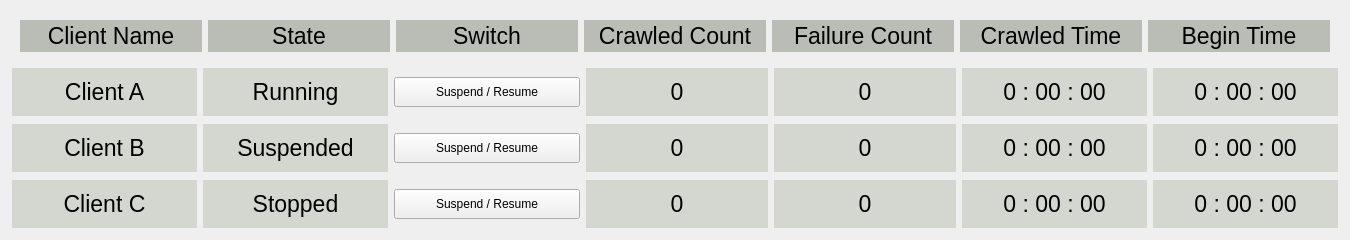
       <widget class="QWidget" name="client_grid">
        <property name="geometry">
         <rect>
          <x>0</x>
          <y>0</y>
          <width>1346</width>
          <height>236</height>
         </rect>
        </property>
        <layout class="QGridLayout" name="gridLayout_3">
         <item row="2" column="0">
          <widget class="QWidget" name="client2_widget" native="true">
           <property name="sizePolicy">
            <sizepolicy hsizetype="Preferred" vsizetype="Fixed">
             <horstretch>0</horstretch>
             <verstretch>0</verstretch>
            </sizepolicy>
           </property>
           <property name="minimumSize">
            <size>
             <width>0</width>
             <height>50</height>
            </size>
           </property>
           <layout class="QHBoxLayout" name="horizontalLayout_20">
            <property name="leftMargin">
             <number>1</number>
            </property>
            <property name="topMargin">
             <number>1</number>
            </property>
            <property name="rightMargin">
             <number>1</number>
            </property>
            <property name="bottomMargin">
             <number>1</number>
            </property>
            <item>
             <widget class="QLabel" name="client2_name">
              <property name="minimumSize">
               <size>
                <width>182</width>
                <height>0</height>
               </size>
              </property>
              <property name="font">
               <font>
                <pointsize>17</pointsize>
               </font>
              </property>
              <property name="styleSheet">
               <string notr="true">background-color: rgb(211, 215, 207);</string>
              </property>
              <property name="text">
               <string>Client B</string>
              </property>
              <property name="alignment">
               <set>Qt::AlignCenter</set>
              </property>
             </widget>
            </item>
            <item>
             <widget class="QLabel" name="client2_state">
              <property name="minimumSize">
               <size>
                <width>182</width>
                <height>0</height>
               </size>
              </property>
              <property name="font">
               <font>
                <pointsize>17</pointsize>
               </font>
              </property>
              <property name="styleSheet">
               <string notr="true">background-color: rgb(211, 215, 207);</string>
              </property>
              <property name="text">
               <string>Suspended</string>
              </property>
              <property name="alignment">
               <set>Qt::AlignCenter</set>
              </property>
             </widget>
            </item>
            <item>
             <widget class="QPushButton" name="client2_switch">
              <property name="minimumSize">
               <size>
                <width>182</width>
                <height>30</height>
               </size>
              </property>
              <property name="text">
               <string>Suspend / Resume</string>
              </property>
             </widget>
            </item>
            <item>
             <widget class="QLabel" name="client2_crawled_count">
              <property name="sizePolicy">
               <sizepolicy hsizetype="Fixed" vsizetype="Preferred">
                <horstretch>0</horstretch>
                <verstretch>0</verstretch>
               </sizepolicy>
              </property>
              <property name="minimumSize">
               <size>
                <width>182</width>
                <height>0</height>
               </size>
              </property>
              <property name="font">
               <font>
                <pointsize>17</pointsize>
               </font>
              </property>
              <property name="styleSheet">
               <string notr="true">background-color: rgb(211, 215, 207);</string>
              </property>
              <property name="text">
               <string>0</string>
              </property>
              <property name="alignment">
               <set>Qt::AlignCenter</set>
              </property>
             </widget>
            </item>
            <item>
             <widget class="QLabel" name="client2_failure_count">
              <property name="sizePolicy">
               <sizepolicy hsizetype="Fixed" vsizetype="Preferred">
                <horstretch>0</horstretch>
                <verstretch>0</verstretch>
               </sizepolicy>
              </property>
              <property name="minimumSize">
               <size>
                <width>182</width>
                <height>0</height>
               </size>
              </property>
              <property name="font">
               <font>
                <pointsize>17</pointsize>
               </font>
              </property>
              <property name="styleSheet">
               <string notr="true">background-color: rgb(211, 215, 207);</string>
              </property>
              <property name="text">
               <string>0</string>
              </property>
              <property name="alignment">
               <set>Qt::AlignCenter</set>
              </property>
             </widget>
            </item>
            <item>
             <widget class="QLabel" name="client2_crawled_time">
              <property name="minimumSize">
               <size>
                <width>182</width>
                <height>0</height>
               </size>
              </property>
              <property name="font">
               <font>
                <pointsize>17</pointsize>
               </font>
              </property>
              <property name="styleSheet">
               <string notr="true">background-color: rgb(211, 215, 207);</string>
              </property>
              <property name="text">
               <string>0 : 00 : 00</string>
              </property>
              <property name="alignment">
               <set>Qt::AlignCenter</set>
              </property>
             </widget>
            </item>
            <item>
             <widget class="QLabel" name="client2_begin_time">
              <property name="minimumSize">
               <size>
                <width>182</width>
                <height>0</height>
               </size>
              </property>
              <property name="font">
               <font>
                <pointsize>17</pointsize>
               </font>
              </property>
              <property name="styleSheet">
               <string notr="true">background-color: rgb(211, 215, 207);</string>
              </property>
              <property name="text">
               <string>0 : 00 : 00</string>
              </property>
              <property name="alignment">
               <set>Qt::AlignCenter</set>
              </property>
             </widget>
            </item>
           </layout>
          </widget>
         </item>
         <item row="0" column="0">
          <widget class="QWidget" name="client_text_widget" native="true">
           <property name="sizePolicy">
            <sizepolicy hsizetype="Preferred" vsizetype="Fixed">
             <horstretch>0</horstretch>
             <verstretch>0</verstretch>
            </sizepolicy>
           </property>
           <property name="minimumSize">
            <size>
             <width>0</width>
             <height>50</height>
            </size>
           </property>
           <layout class="QHBoxLayout" name="horizontalLayout_18">
            <item>
             <widget class="QLabel" name="client_name_text">
              <property name="minimumSize">
               <size>
                <width>182</width>
                <height>0</height>
               </size>
              </property>
              <property name="font">
               <font>
                <pointsize>17</pointsize>
               </font>
              </property>
              <property name="styleSheet">
               <string notr="true">background-color: rgb(186, 189, 182);</string>
              </property>
              <property name="text">
               <string>Client Name</string>
              </property>
              <property name="alignment">
               <set>Qt::AlignCenter</set>
              </property>
             </widget>
            </item>
            <item>
             <widget class="QLabel" name="client_state_text">
              <property name="minimumSize">
               <size>
                <width>182</width>
                <height>0</height>
               </size>
              </property>
              <property name="font">
               <font>
                <pointsize>17</pointsize>
               </font>
              </property>
              <property name="styleSheet">
               <string notr="true">background-color: rgb(186, 189, 182);</string>
              </property>
              <property name="text">
               <string>State</string>
              </property>
              <property name="alignment">
               <set>Qt::AlignCenter</set>
              </property>
             </widget>
            </item>
            <item>
             <widget class="QLabel" name="client_switch_text">
              <property name="minimumSize">
               <size>
                <width>182</width>
                <height>0</height>
               </size>
              </property>
              <property name="font">
               <font>
                <pointsize>17</pointsize>
               </font>
              </property>
              <property name="styleSheet">
               <string notr="true">background-color: rgb(186, 189, 182);</string>
              </property>
              <property name="text">
               <string>Switch</string>
              </property>
              <property name="alignment">
               <set>Qt::AlignCenter</set>
              </property>
             </widget>
            </item>
            <item>
             <widget class="QLabel" name="client_crawl_cnt_text">
              <property name="sizePolicy">
               <sizepolicy hsizetype="Fixed" vsizetype="Preferred">
                <horstretch>0</horstretch>
                <verstretch>0</verstretch>
               </sizepolicy>
              </property>
              <property name="minimumSize">
               <size>
                <width>182</width>
                <height>0</height>
               </size>
              </property>
              <property name="font">
               <font>
                <pointsize>17</pointsize>
               </font>
              </property>
              <property name="styleSheet">
               <string notr="true">background-color: rgb(186, 189, 182);</string>
              </property>
              <property name="text">
               <string>Crawled Count</string>
              </property>
              <property name="alignment">
               <set>Qt::AlignCenter</set>
              </property>
             </widget>
            </item>
            <item>
             <widget class="QLabel" name="client_failure_cnt_text">
              <property name="minimumSize">
               <size>
                <width>182</width>
                <height>0</height>
               </size>
              </property>
              <property name="font">
               <font>
                <pointsize>17</pointsize>
               </font>
              </property>
              <property name="styleSheet">
               <string notr="true">background-color: rgb(186, 189, 182);</string>
              </property>
              <property name="text">
               <string>Failure Count</string>
              </property>
              <property name="alignment">
               <set>Qt::AlignCenter</set>
              </property>
             </widget>
            </item>
            <item>
             <widget class="QLabel" name="client_crawled_time_text">
              <property name="sizePolicy">
               <sizepolicy hsizetype="Fixed" vsizetype="Preferred">
                <horstretch>0</horstretch>
                <verstretch>0</verstretch>
               </sizepolicy>
              </property>
              <property name="minimumSize">
               <size>
                <width>182</width>
                <height>0</height>
               </size>
              </property>
              <property name="font">
               <font>
                <pointsize>17</pointsize>
               </font>
              </property>
              <property name="styleSheet">
               <string notr="true">background-color: rgb(186, 189, 182);</string>
              </property>
              <property name="text">
               <string>Crawled Time</string>
              </property>
              <property name="alignment">
               <set>Qt::AlignCenter</set>
              </property>
             </widget>
            </item>
            <item>
             <widget class="QLabel" name="client_begin_time_text">
              <property name="sizePolicy">
               <sizepolicy hsizetype="Fixed" vsizetype="Preferred">
                <horstretch>0</horstretch>
                <verstretch>0</verstretch>
               </sizepolicy>
              </property>
              <property name="minimumSize">
               <size>
                <width>182</width>
                <height>0</height>
               </size>
              </property>
              <property name="font">
               <font>
                <pointsize>17</pointsize>
               </font>
              </property>
              <property name="styleSheet">
               <string notr="true">background-color: rgb(186, 189, 182);</string>
              </property>
              <property name="text">
               <string>Begin Time</string>
              </property>
              <property name="alignment">
               <set>Qt::AlignCenter</set>
              </property>
             </widget>
            </item>
           </layout>
          </widget>
         </item>
         <item row="3" column="0">
          <widget class="QWidget" name="client3_widget" native="true">
           <property name="sizePolicy">
            <sizepolicy hsizetype="Preferred" vsizetype="Fixed">
             <horstretch>0</horstretch>
             <verstretch>0</verstretch>
            </sizepolicy>
           </property>
           <property name="minimumSize">
            <size>
             <width>0</width>
             <height>50</height>
            </size>
           </property>
           <layout class="QHBoxLayout" name="horizontalLayout_21">
            <property name="leftMargin">
             <number>1</number>
            </property>
            <property name="topMargin">
             <number>1</number>
            </property>
            <property name="rightMargin">
             <number>1</number>
            </property>
            <property name="bottomMargin">
             <number>1</number>
            </property>
            <item>
             <widget class="QLabel" name="client3_name">
              <property name="minimumSize">
               <size>
                <width>182</width>
                <height>0</height>
               </size>
              </property>
              <property name="font">
               <font>
                <pointsize>17</pointsize>
               </font>
              </property>
              <property name="styleSheet">
               <string notr="true">background-color: rgb(211, 215, 207);</string>
              </property>
              <property name="text">
               <string>Client C</string>
              </property>
              <property name="alignment">
               <set>Qt::AlignCenter</set>
              </property>
             </widget>
            </item>
            <item>
             <widget class="QLabel" name="client3_state">
              <property name="minimumSize">
               <size>
                <width>182</width>
                <height>0</height>
               </size>
              </property>
              <property name="font">
               <font>
                <pointsize>17</pointsize>
               </font>
              </property>
              <property name="styleSheet">
               <string notr="true">background-color: rgb(211, 215, 207);</string>
              </property>
              <property name="text">
               <string>Stopped</string>
              </property>
              <property name="alignment">
               <set>Qt::AlignCenter</set>
              </property>
             </widget>
            </item>
            <item>
             <widget class="QPushButton" name="client3_switch">
              <property name="minimumSize">
               <size>
                <width>182</width>
                <height>30</height>
               </size>
              </property>
              <property name="text">
               <string>Suspend / Resume</string>
              </property>
             </widget>
            </item>
            <item>
             <widget class="QLabel" name="client3_crawled_count">
              <property name="sizePolicy">
               <sizepolicy hsizetype="Fixed" vsizetype="Preferred">
                <horstretch>0</horstretch>
                <verstretch>0</verstretch>
               </sizepolicy>
              </property>
              <property name="minimumSize">
               <size>
                <width>182</width>
                <height>0</height>
               </size>
              </property>
              <property name="font">
               <font>
                <pointsize>17</pointsize>
               </font>
              </property>
              <property name="styleSheet">
               <string notr="true">background-color: rgb(211, 215, 207);</string>
              </property>
              <property name="text">
               <string>0</string>
              </property>
              <property name="alignment">
               <set>Qt::AlignCenter</set>
              </property>
             </widget>
            </item>
            <item>
             <widget class="QLabel" name="client3_failure_count">
              <property name="sizePolicy">
               <sizepolicy hsizetype="Fixed" vsizetype="Preferred">
                <horstretch>0</horstretch>
                <verstretch>0</verstretch>
               </sizepolicy>
              </property>
              <property name="minimumSize">
               <size>
                <width>182</width>
                <height>0</height>
               </size>
              </property>
              <property name="font">
               <font>
                <pointsize>17</pointsize>
               </font>
              </property>
              <property name="styleSheet">
               <string notr="true">background-color: rgb(211, 215, 207);</string>
              </property>
              <property name="text">
               <string>0</string>
              </property>
              <property name="alignment">
               <set>Qt::AlignCenter</set>
              </property>
             </widget>
            </item>
            <item>
             <widget class="QLabel" name="client3_crawled_time">
              <property name="minimumSize">
               <size>
                <width>182</width>
                <height>0</height>
               </size>
              </property>
              <property name="font">
               <font>
                <pointsize>17</pointsize>
               </font>
              </property>
              <property name="styleSheet">
               <string notr="true">background-color: rgb(211, 215, 207);</string>
              </property>
              <property name="text">
               <string>0 : 00 : 00</string>
              </property>
              <property name="alignment">
               <set>Qt::AlignCenter</set>
              </property>
             </widget>
            </item>
            <item>
             <widget class="QLabel" name="client3_begin_time">
              <property name="minimumSize">
               <size>
                <width>182</width>
                <height>0</height>
               </size>
              </property>
              <property name="font">
               <font>
                <pointsize>17</pointsize>
               </font>
              </property>
              <property name="styleSheet">
               <string notr="true">background-color: rgb(211, 215, 207);</string>
              </property>
              <property name="text">
               <string>0 : 00 : 00</string>
              </property>
              <property name="alignment">
               <set>Qt::AlignCenter</set>
              </property>
             </widget>
            </item>
           </layout>
          </widget>
         </item>
         <item row="1" column="0">
          <widget class="QWidget" name="client1_widget" native="true">
           <property name="sizePolicy">
            <sizepolicy hsizetype="Preferred" vsizetype="Fixed">
             <horstretch>0</horstretch>
             <verstretch>0</verstretch>
            </sizepolicy>
           </property>
           <property name="minimumSize">
            <size>
             <width>0</width>
             <height>50</height>
            </size>
           </property>
           <layout class="QHBoxLayout" name="horizontalLayout_19">
            <property name="leftMargin">
             <number>1</number>
            </property>
            <property name="topMargin">
             <number>1</number>
            </property>
            <property name="rightMargin">
             <number>1</number>
            </property>
            <property name="bottomMargin">
             <number>1</number>
            </property>
            <item>
             <widget class="QLabel" name="client1_name">
              <property name="minimumSize">
               <size>
                <width>182</width>
                <height>0</height>
               </size>
              </property>
              <property name="font">
               <font>
                <pointsize>17</pointsize>
               </font>
              </property>
              <property name="styleSheet">
               <string notr="true">background-color: rgb(211, 215, 207);</string>
              </property>
              <property name="text">
               <string>Client A</string>
              </property>
              <property name="alignment">
               <set>Qt::AlignCenter</set>
              </property>
             </widget>
            </item>
            <item>
             <widget class="QLabel" name="client1_state">
              <property name="minimumSize">
               <size>
                <width>182</width>
                <height>0</height>
               </size>
              </property>
              <property name="font">
               <font>
                <pointsize>17</pointsize>
               </font>
              </property>
              <property name="styleSheet">
               <string notr="true">background-color: rgb(211, 215, 207);</string>
              </property>
              <property name="text">
               <string>Running</string>
              </property>
              <property name="alignment">
               <set>Qt::AlignCenter</set>
              </property>
             </widget>
            </item>
            <item>
             <widget class="QPushButton" name="client1_switch">
              <property name="minimumSize">
               <size>
                <width>182</width>
                <height>30</height>
               </size>
              </property>
              <property name="text">
               <string>Suspend / Resume</string>
              </property>
             </widget>
            </item>
            <item>
             <widget class="QLabel" name="client1_crawled_count">
              <property name="sizePolicy">
               <sizepolicy hsizetype="Fixed" vsizetype="Preferred">
                <horstretch>0</horstretch>
                <verstretch>0</verstretch>
               </sizepolicy>
              </property>
              <property name="minimumSize">
               <size>
                <width>182</width>
                <height>0</height>
               </size>
              </property>
              <property name="font">
               <font>
                <pointsize>17</pointsize>
               </font>
              </property>
              <property name="styleSheet">
               <string notr="true">background-color: rgb(211, 215, 207);</string>
              </property>
              <property name="text">
               <string>0</string>
              </property>
              <property name="alignment">
               <set>Qt::AlignCenter</set>
              </property>
             </widget>
            </item>
            <item>
             <widget class="QLabel" name="client1_failure_count">
              <property name="sizePolicy">
               <sizepolicy hsizetype="Fixed" vsizetype="Preferred">
                <horstretch>0</horstretch>
                <verstretch>0</verstretch>
               </sizepolicy>
              </property>
              <property name="minimumSize">
               <size>
                <width>182</width>
                <height>0</height>
               </size>
              </property>
              <property name="font">
               <font>
                <pointsize>17</pointsize>
               </font>
              </property>
              <property name="styleSheet">
               <string notr="true">background-color: rgb(211, 215, 207);</string>
              </property>
              <property name="text">
               <string>0</string>
              </property>
              <property name="alignment">
               <set>Qt::AlignCenter</set>
              </property>
             </widget>
            </item>
            <item>
             <widget class="QLabel" name="client1_crawled_time">
              <property name="minimumSize">
               <size>
                <width>182</width>
                <height>0</height>
               </size>
              </property>
              <property name="font">
               <font>
                <pointsize>17</pointsize>
               </font>
              </property>
              <property name="styleSheet">
               <string notr="true">background-color: rgb(211, 215, 207);</string>
              </property>
              <property name="text">
               <string>0 : 00 : 00</string>
              </property>
              <property name="alignment">
               <set>Qt::AlignCenter</set>
              </property>
             </widget>
            </item>
            <item>
             <widget class="QLabel" name="client1_begin_time">
              <property name="minimumSize">
               <size>
                <width>182</width>
                <height>0</height>
               </size>
              </property>
              <property name="font">
               <font>
                <pointsize>17</pointsize>
               </font>
              </property>
              <property name="styleSheet">
               <string notr="true">background-color: rgb(211, 215, 207);</string>
              </property>
              <property name="text">
               <string>0 : 00 : 00</string>
              </property>
              <property name="alignment">
               <set>Qt::AlignCenter</set>
              </property>
             </widget>
            </item>
           </layout>
          </widget>
         </item>
        </layout>
       </widget>
